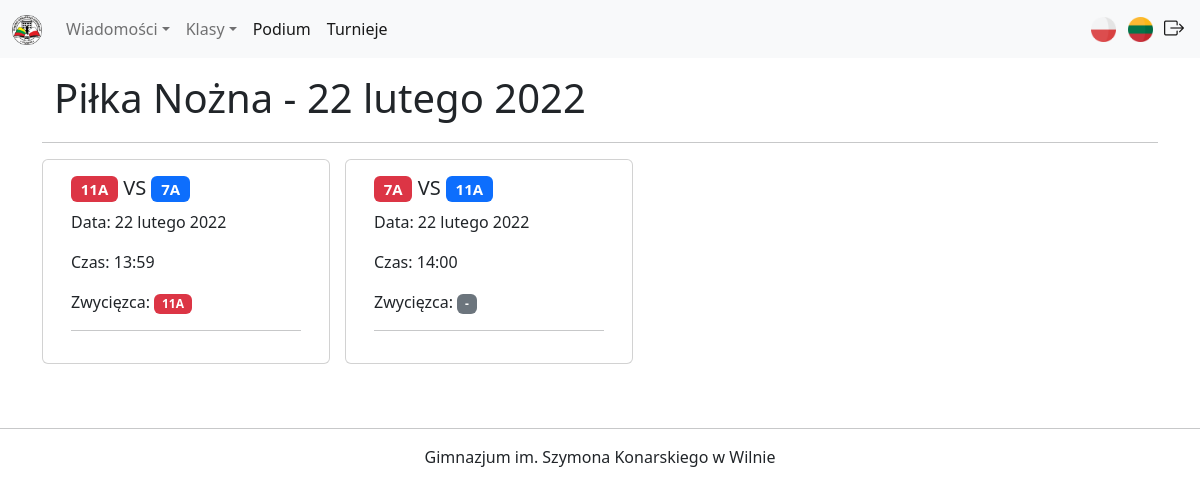
/pl/tournaments/day/view/1, run on the app's committed database.
### tournaments/models.py (models this page shows, shortened)
class TournamentDay(models.Model):
    tournament = models.ForeignKey(Tournament, verbose_name=_("Turniej"), on_delete=models.CASCADE, null=False)
    day_date = models.DateField(verbose_name=_("Data"))

class Tournament(models.Model):
    tournament_name = models.CharField(verbose_name=_("Nazwa turnieju"), max_length=100)
    tournament_classes = models.ManyToManyField(Classes, verbose_name=_("Uczestniczące klasy"), null=False, related_name='classes')
    tournament_start_date = models.DateField(verbose_name=_("Data początku"))
    tournament_end_date = models.DateField(verbose_name=_("Data końca"))
    tournament_is_active = models.BooleanField(verbose_name=_("Aktywny (tak/nie)"), default=False)
    def __str__(self) -> str:
        return f"{_(self.tournament_name)}"

class TournamentBattle(models.Model):
    CHOICES = [
        ("FO", _("Pierwszy przeciwnik")),
        ("SO", _("Drugi przeciwnik"))
    ]
    battle_day = models.ForeignKey(TournamentDay, verbose_name=_("Dzień"), on_delete=models.CASCADE, null=False)
    battle_first_oponent = models.ForeignKey(Classes, verbose_name=_("Pierwszy przeciwnik"),  on_delete=models.CASCADE, related_name="first_oponent", to_field="id")
    battle_second_oponent = models.ForeignKey(Classes, verbose_name=_("Drugi przeciwnik"), on_delete=models.CASCADE, related_name="second_oponent", to_field="id")
    battle_time = models.TimeField(verbose_name=_("Czas pojedynku"))
    battle_is_finished = models.BooleanField(verbose_name=_("Pojedynek skończony"), default=False)
    winner = models.TextField(verbose_name=_("Zwycięzca"), max_length=50, choices=CHOICES, blank=True, null=True)

### points/models.py (models this page shows, shortened)
class Classes(models.Model):
    SCHOOL_LETTER_CHOICES = [
        ("A", "A"),
        ("B", "B"),
        ("C", "C"),
        ("D", "D"),
        ("E", "E"),
    ]
    SCHOOL_LEVEL_CHOICES = [
        (_("Klasy początkowe"), _("Klasy początkowe")),
        (_("Klasy średnie"), _("Klasy średnie")),
        (_("Klasy starsze"), _("Klasy starsze")),
    ]
    class_number = models.PositiveSmallIntegerField(verbose_name=_("Numer klasy"),
        validators=[MinValueValidator(1), MaxValueValidator(12)], null=False
    )
    class_letter = models.CharField(verbose_name=_("Litera klasy"),
        max_length=1, choices=SCHOOL_LETTER_CHOICES, default="A"
    )
    class_school_level = models.CharField(_("Poziom szkolnictwa"),
        max_length=16, choices=SCHOOL_LEVEL_CHOICES, default="Klasy średnie"
    )
    class_teacher_name = models.CharField(verbose_name=_("Imię wychowawczyni"), max_length=20)
    class_teacher_surname = models.CharField(verbose_name=_("Nazwisko wychowawczyni"), max_length=20)
    class_points = models.PositiveSmallIntegerField(verbose_name=_("Punkty"),
        validators=[MinValueValidator(0), MaxValueValidator(999)], null=False,
        default=0
    )

### tournaments/views.py (the view)
# urls.py: path("day/view/<int:pk>", views.TournamentDayDetailView.as_view(), name="tournament_day_detail"),
class TournamentDayDetailView(DetailView):
    template_name = "view/view_day.html"
    model = TournamentDay

### tournaments/templates/view/view_day.html (shortened to what this page needs)
{% extends "base.html" %}
{% load static %}
{% load i18n %}
{% block content %}
    <div class="container">
        <div class="row">
            <h1 style="margin-bottom: 20px;">{{ tournamentday.tournament | title }} - {{ tournamentday.day_date }}</h1>
            <hr>
            {% for battle in tournamentday.tournamentbattle_set.all %}
                <div class="card mb-3" style="width: 18rem; margin-right: 15px;">
                    <div class="card-body">
                        <h5 class="card-title"><span class="badge bg-danger">{{ battle.battle_first_oponent.class_number }}{{ battle.battle_first_oponent.class_letter }}</span> VS <span class="badge bg-primary">{{ battle.battle_second_oponent.class_number }}{{ battle.battle_second_oponent.class_letter }}</span></h5>
                        <p class="card-text">{% trans "Data:" %} {{ battle.battle_day.day_date }}</p>
                        <p class="card-text">{% trans "Czas:" %} {{ battle.battle_time }}</p>
                        {% if battle.winner %}
                            {% if battle.winner == 'FO' %}
                                <p class="card-text">{% trans "Zwycięzca:" %} <span class="badge bg-danger">{{ battle.battle_first_oponent.class_number }}{{ battle.battle_first_oponent.class_letter }}</span></p>
                            {% elif battle.winner == 'SO' %}
                                <p class="card-text">{% trans "Zwycięzca:" %} <span class="badge bg-primary">{{ battle.battle_second_oponent.class_number }}{{ battle.battle_second_oponent.class_letter }}</span></p>
                            {% endif %}
                        {% else %}
                            <p class="card-text">{% trans "Zwycięzca:" %} <span class="badge bg-secondary">-</span></p>
                        {% endif %}
                        <hr>
                    </div>
                </div>
            {% endfor %}
        </div>
    </div>
{% endblock %}

### static/styles.css (style rules this page uses)
body { overflow-x: hidden; }

### data on the page
TournamentDay: tournament "Piłka Nożna", day_date "22 lutego 2022"
TournamentBattle: battle_first_oponent.class_number "11", battle_first_oponent.class_letter "A", battle_second_oponent.class_number "7", battle_second_oponent.class_letter "A", battle_day.day_date "22 lutego 2022", battle_time "13:59"
TournamentBattle: battle_first_oponent.class_number "7", battle_first_oponent.class_letter "A", battle_second_oponent.class_number "11", battle_second_oponent.class_letter "A", battle_day.day_date "22 lutego 2022", battle_time "14:00"
